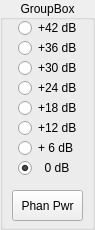
<?xml version="1.0" encoding="UTF-8"?>
<ui version="4.0">
 <class>ConfigChannelGain</class>
 <widget class="QGroupBox" name="ConfigChannelGain">
  <property name="geometry">
   <rect>
    <x>0</x>
    <y>0</y>
    <width>95</width>
    <height>230</height>
   </rect>
  </property>
  <property name="windowTitle">
   <string>GroupBox</string>
  </property>
  <property name="title">
   <string>GroupBox</string>
  </property>
  <property name="alignment">
   <set>Qt::AlignCenter</set>
  </property>
  <widget class="QRadioButton" name="radioButton_4">
   <property name="geometry">
    <rect>
     <x>18</x>
     <y>100</y>
     <width>61</width>
     <height>16</height>
    </rect>
   </property>
   <property name="text">
    <string>+18 dB</string>
   </property>
  </widget>
  <widget class="QRadioButton" name="radioButton_3">
   <property name="geometry">
    <rect>
     <x>18</x>
     <y>120</y>
     <width>61</width>
     <height>16</height>
    </rect>
   </property>
   <property name="text">
    <string>+12 dB</string>
   </property>
  </widget>
  <widget class="QRadioButton" name="radioButton_7">
   <property name="geometry">
    <rect>
     <x>18</x>
     <y>40</y>
     <width>61</width>
     <height>16</height>
    </rect>
   </property>
   <property name="text">
    <string>+36 dB</string>
   </property>
  </widget>
  <widget class="QPushButton" name="pushButton">
   <property name="geometry">
    <rect>
     <x>12</x>
     <y>190</y>
     <width>71</width>
     <height>31</height>
    </rect>
   </property>
   <property name="styleSheet">
    <string notr="true">QPushButton::checked {
background-color: rgb(0, 170, 255);
}</string>
   </property>
   <property name="text">
    <string>Phan Pwr</string>
   </property>
   <property name="checkable">
    <bool>true</bool>
   </property>
  </widget>
  <widget class="QRadioButton" name="radioButton_2">
   <property name="geometry">
    <rect>
     <x>18</x>
     <y>140</y>
     <width>61</width>
     <height>16</height>
    </rect>
   </property>
   <property name="text">
    <string>+ 6 dB</string>
   </property>
  </widget>
  <widget class="QRadioButton" name="radioButton_5">
   <property name="geometry">
    <rect>
     <x>18</x>
     <y>80</y>
     <width>61</width>
     <height>16</height>
    </rect>
   </property>
   <property name="text">
    <string>+24 dB</string>
   </property>
  </widget>
  <widget class="QRadioButton" name="radioButton_6">
   <property name="geometry">
    <rect>
     <x>18</x>
     <y>60</y>
     <width>61</width>
     <height>16</height>
    </rect>
   </property>
   <property name="text">
    <string>+30 dB</string>
   </property>
  </widget>
  <widget class="QRadioButton" name="radioButton_8">
   <property name="geometry">
    <rect>
     <x>18</x>
     <y>20</y>
     <width>61</width>
     <height>16</height>
    </rect>
   </property>
   <property name="text">
    <string>+42 dB</string>
   </property>
  </widget>
  <widget class="QRadioButton" name="radioButton_1">
   <property name="geometry">
    <rect>
     <x>18</x>
     <y>160</y>
     <width>61</width>
     <height>16</height>
    </rect>
   </property>
   <property name="text">
    <string>  0 dB</string>
   </property>
   <property name="checked">
    <bool>true</bool>
   </property>
  </widget>
 </widget>
 <resources/>
 <connections/>
</ui>
